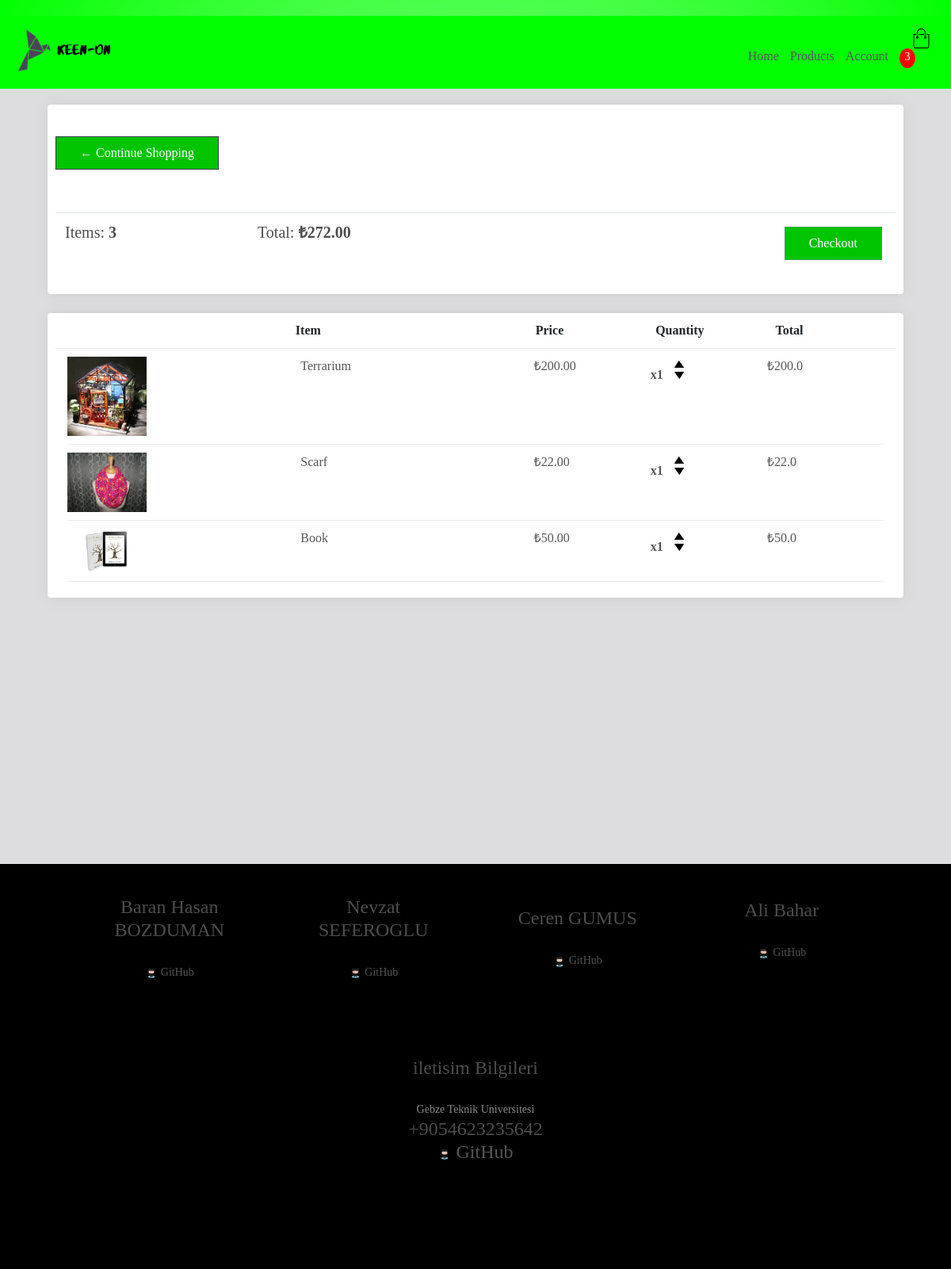
Page /cart/ (signed in) on the committed database.
### store/models.py (models this page shows, shortened)
class Order(models.Model):
	customer = models.ForeignKey(Customer, on_delete=models.SET_NULL, null=True, blank=True)
	data_ordered = models.DateTimeField(auto_now_add=True)
	complete = models.BooleanField(default=False, null=True, blank=False)
	transaction_id = models.CharField(max_length=100, null=True)
	@property
	def get_cart_total(self):
		orderitems = self.orderitem_set.all()
		total = sum([item.get_total for item in orderitems])
		return total
	@property
	def get_cart_items(self):
		orderitems = self.orderitem_set.all()
		total = sum([item.quantity for item in orderitems])
		return total

class OrderItem(models.Model):
	product = models.ForeignKey(Product, on_delete=models.SET_NULL, null=True, blank=True)
	order = models.ForeignKey(Order, on_delete=models.SET_NULL, blank=True, null=True)
	quantity = models.IntegerField(default=0, null=True, blank=True)
	date_added = models.DateTimeField(auto_now_add=True)
	@property
	def get_total(self):
		total = self.product.price *self.quantity
		return total

class Product(models.Model):
	id = models.AutoField
	customer = models.ForeignKey(Customer, on_delete=models.CASCADE, null=True, blank=True, related_name="product_c")
	name = models.CharField(max_length=200, null=True)
	price= models.FloatField()
	digital = models.BooleanField(default=False, null=True, blank=False)
	image = models.ImageField(null=True, blank=True)
	quantity = models.IntegerField(default=0, null=True, blank=True)
	description =models.CharField(default="default", max_length=200, null=False)
	@property
	def imageURL(self):
		try:
			url = self.image.url
		except:
			url = ''
		return url

### store/views.py (the view, shortened to what this page needs)
def cart(request):
	if request.user.is_authenticated:
		customer = request.user.customer
		order, created = Order.objects.get_or_create(customer=customer, complete=False)
		items = order.orderitem_set.all()
		cartItems = order.get_cart_items
	context = {'items':items, 'order':order, 'cartItems':cartItems}
	return render(request, 'store/cart.html', context)

### store/templates/store/cart.html (shortened to what this page needs)
<!DOCTYPE html>
{% extends 'store/base.html' %}
{% load static %}
{% block forHead %}
    <link rel="stylesheet" href="https://stackpath.bootstrapcdn.com/bootstrap/4.4.1/css/bootstrap.min.css">
    <link rel="stylesheet" type="text/css" href="{% static 'css/checkout.css' %}">
    <link rel="stylesheet" type="text/css" href="{% static 'css/style.css' %}">
    <link rel="stylesheet" type="text/css" href="{% static 'css/profile.css' %}">
	<link rel="stylesheet" type="text/css" href="{% static 'css/style.css' %}">
    <link rel="stylesheet" type="text/css" href="{% static 'css/base.css' %}">
    <link rel="stylesheet" type="text/css" href="{% static 'css/navbar.css' %}">
{% endblock %}
{% block content %}
<div style = "background-color:#DDDDE0;">
<div style = "background-color: #00ff00;">
    {% include "store/navbar.html" %}
    <br>
    <br>
    <br>
</div>
<div class="row">
	<div class="col-lg-12">
		<div class="col-lg-12">
			<div class="col-lg-12">
				<div class="col-lg-12">
					<div class="col-lg-12">
		<div class="box-element">
			<a  class="btn btn-outline-dark" href="{% url 'store' %}">&#x2190; Continue Shopping</a>
			<br>
			<br>
			<table class="table">
				<tr>
					<th><h5>Items: <strong>{{order.get_cart_items}}</strong></h5></th>
					<th><h5>Total:<strong> ₺{{order.get_cart_total|floatformat:2}}</strong></h5></th>
					<th>
						<a  style="float:right; margin:5px;" class="btn btn-success" href="{% url 'checkout' %}">Checkout</a>
					</th>
				</tr>
			</table>
		</div>
		<br>
		<div class="box-element" style = "background-color:white">
			<div class="cart-row">
				<div style="flex:2"></div>
				<div style="flex:2"><strong>Item</strong></div>
				<div style="flex:1"><strong>Price</strong></div>
				<div style="flex:1"><strong>Quantity</strong></div>
				<div style="flex:1"><strong>Total</strong></div>
			</div>
				<div class="col-lg-12">
				<div style = "background-color:white;">
			{%for item in items %}
			<div class="cart-row">
				<div style="flex:2"><img class="row-image" src="{{item.product.imageURL}}"></div>
				<div style="flex:2"><p>{{item.product.name}}</p></div>
				<div style="flex:1"><p>₺{{item.product.price|floatformat:2}}</p></div>
				<div style="flex:1">
					<p class="quantity">x{{item.quantity}}</p>
					<div class="quantity">
						<img data-product={{item.product.id}} data-action="add" class="chg-quantity update-cart" src="{% static  'images/arrow-up.png' %}">
						<img data-product={{item.product.id}} data-action="remove" class="chg-quantity update-cart" src="{% static  'images/arrow-down.png' %}">
					</div>
				</div>
				<div style="flex:1"><p>₺{{item.get_total}}</p></div>
				</div>
			{%endfor%}
			</div>
		</div>
	</div>
	</div>
	</div>
		</div>
		</div>
		</div>
	</div>
	<br>
	 <br>
    <br>
    <br>
    <br>
    <br>
    <br>
    <br>
    <br>
    <br>
	  <br>
    <br>
    <br>
    <br>
</div>
<div class="footer">
	<div class="row">
		<div class="col-5">
			<ul>
				<li><h4>Baran Hasan BOZDUMAN</h4></li>
					<div class="img_link">
						<a href="https://github.com/bhbduman" target="blank">
							<img src="{% static 'images/GitHub.png' %}">
							GitHub
						</a><br>
					</div>
			</ul>
		</div>
		<div class="col-5">
			<ul>
				<li><h4>Nevzat SEFEROGLU</h4></li>
					<a href="https://github.com/nevzatseferoglu" target="blank">
						<div class="img_link">
							<img src="{% static 'images/GitHub.png' %}">
							GitHub
						</div>
					</a>
			</ul>
		</div>
		<div class="col-5">
			<ul>
				<li><h4>Ceren GUMUS</h4></li>
					<a href="https://github.com/cerengumus" target="blank">
						<div class="img_link">
							<img src="{% static 'images/GitHub.png' %}">
							GitHub
						</div>
					</a>
			</ul>
		</div>
		<div class="col-5">
			<ul>
				<li><h4>Ali Bahar</h4></li>
					<a href="https://github.com/alibhr" target="blank">
						<div class="img_link">
							<img src="{% static 'images/GitHub.png' %}">
							GitHub
						</div>
					</a><br>
			</ul>
		</div>
		<div class="col-5">
			<ul>
				<li><h4>iletisim Bilgileri</h4></li>
				<li>Gebze Teknik Universitesi<h4>
                    <li>+9054623235642<h4>
					<a href="https://github.com/SoftEngProjects-RapidSoft/Keen-On" target="blank">
						<div class="img_link">
							<img src="{% static 'images/GitHub.png' %}">
							GitHub
						</div>
					</a><br>
				</h4></li>
			</ul>
		</div>
	</div>
</div>
{% endblock %}

### static/css/base.css (style rules this page uses)
* { margin:0; padding: 0; box-sizing: border-box; }
body { font-family: 'Merriweather', serif; }
a { text-decoration: none; color: #555; }
p { color: #555; }
h1,h2,h3,h4,h5,h6 { color:hsl(0, 0%, 30%); }
.box-element { box-shadow:hsl(0, 0%, 80%) 0 0 16px; background-color: #fff; border-radius: 4px; padding: 10px; }
.col-lg-4, .col-lg-6, .col-lg-8, .col-lg-12 { margin-top: 10px; }
.btn { border-radius: 0; }
.row-image { width: 100px; }
.cart-row { display: flex; align-items: flex-stretch; padding-bottom: 10px; margin-bottom: 10px; border-bottom: 1px solid #ececec; }
.quantity { display: inline-block; font-weight: 700; padding-right:10px; }
.chg-quantity { width: 12px; cursor: pointer; display: block; margin-top: 5px; transition:.1s; }

### static/css/style.css (style rules this page uses)
.row { display: flex; align-items: center; flex-wrap: wrap; justify-content: space-around; }
.btn { display: inline-block; background: #00c400; color: #fff; padding: 8px 30px; margin: 30px 0; border-radius: 30px; transition: background 0.5s; }
.footer { max-width: 100%; max-height: 100% margin: auto; padding-left: 100px; padding-right: 100px; background: #000; color: #8a8a8a; font-size: 14px; }
.footer .row .col-5 { text-align: center; padding: 40px 20px; flex-basis: 20%; transition: transform 0.5s; }
.footer .row .col-5 img { width: 50%; padding: 0px 50px; border-radius: 50%; }
.footer .row .col-5 h4 { padding-bottom: 20px; }
.footer .row .col-5 ul { list-style-type: none; }
.footer .img_link img { padding: 0 !important; width: 10% !important; border-radius: 50% !important; }

### static/css/profile.css (style rules this page uses)
body { margin-top:20px; background: radial-gradient(#fff, #00ff00); }

### rows in the picture
Order: get_cart_items "3", get_cart_total "272.00"
OrderItem: product.imageURL (picture), product.name "Terrarium", product.price "200.00", quantity "1", get_total "200.0"
OrderItem: product.imageURL (picture), product.name "Scarf", product.price "22.00", quantity "1", get_total "22.0"
OrderItem: product.imageURL (picture), product.name "Book", product.price "50.00", quantity "1", get_total "50.0"

### other values in the picture
{{ cartItems }} "3"
